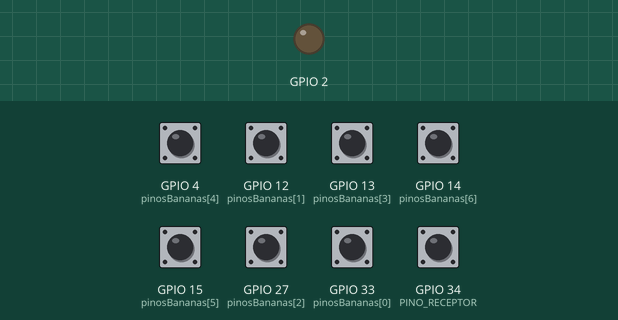
Bench run of a sketch on a simulated ESP32. Shown: output pins drawn as LEDs (lit = HIGH). Inputs (shaded band) come from the test bench; at power-on: GPIO 4 (pinosBananas[4]), GPIO 12 (pinosBananas[1]), GPIO 13 (pinosBananas[3]), GPIO 14 (pinosBananas[6]), GPIO 15 (pinosBananas[5]), GPIO 27 (pinosBananas[2]), GPIO 33 (pinosBananas[0]), GPIO 34 (PINO_RECEPTOR) HIGH. USB keyboard and mouse output is not drawn; what the sketch prints to the serial monitor is not drawn.

Above: at 3.8 s.
3.9 s: GPIO 4 (pinosBananas[4]) pulled LOW for 1.8 s
At 4.4 s:
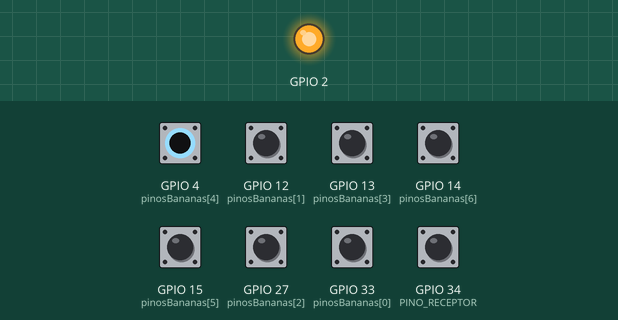
7.2 s: GPIO 12 (pinosBananas[1]) pulled LOW for 1.8 s
At 8.1 s:
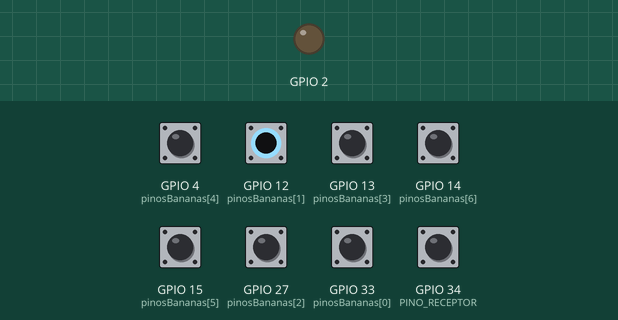
10.5 s: GPIO 13 (pinosBananas[3]) pulled LOW for 1.8 s
At 11.9 s:
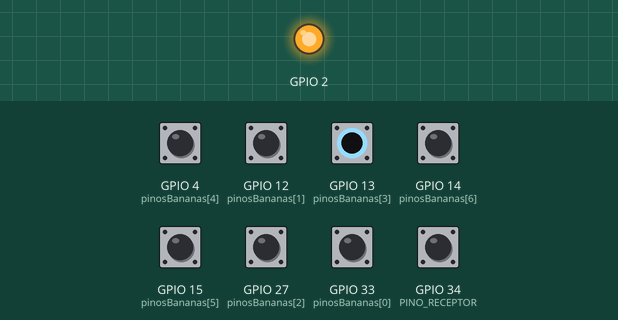
13.8 s: GPIO 4 (pinosBananas[4]) pulled LOW for 1.8 s
Timing chart, 0 to 16.8 s (numbered marks = the images above; inputs shaded):
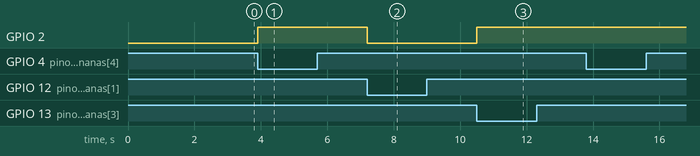

The sketch:

codigo_das_bananas-V2.ino
```cpp
// Branch Original utilizando apenas BleKeyboard para emulação de teclas BlueTooth
// Escolha um dos arquivos BleKeyboard ZIP na pasta 'downloads' do repositório e o importe para seu sketch.

// Aviso: Se utilzando a versão otimizada do BleKeyboard importe para o sketch a biblioteca NimBle-Arduino!
// Não precisa incluir a biblioteca NiBle-Arduino no codigo, só basta estar presente dentro do sketch.

#include <BleKeyboard.h>

//============== Definindo teclas ======================
String teclasAtuais[7] = {" ", " ", " ", " ", " ", " ", " "};
String teclas1[7] = {"1", "2", "3", "4", "5", "6", "7"};
String teclas2[7] = {"8", "9", "0", "q", "w", "e", "r"};
String teclas3[7] = {"t", "y", "u", "i", "o", "p", "a"};
String teclas4[7] = {"s", "d", "f", "g", "h", "j", "k"};
String teclas5[7] = {"l", "z", "x", "c", "v", "b", "n"};

int setTecla = 1;
int i = 0;
//======================================================

//==============Configurações Iniciais===================
bool teclaPressionada[7] = {false, false, false, false, false, false, false};
const int pinosBananas[7] = {33, 12, 27, 13, 4, 15, 14}; //4, 13, 12, 15, 14, 27, 33
const int PINO_RECEPTOR = 34;
BleKeyboard bleKeyboard("TecladoBanana", "Math e Thigas", 100);
//=======================================================

//=================== Setup ===========================
void setup() {

  pinMode(PINO_RECEPTOR, INPUT);

  for (int i = 0; i < 7; i++) {
    teclasAtuais[i] = teclas1[i];
  }

  for (int i = 0; i < 8; i++) {
    touchAttachInterrupt(pinosBananas[i], teclaTocada, 40);
    pinMode(pinosBananas[i], INPUT);
  }
  pinMode(2, OUTPUT);
  Serial.begin(115200);
  bleKeyboard.begin();
}
//=======================================================

//================= Loop Principal ======================
void loop() {

  Serial.println("Recebendo sinal: ");
  Serial.println(digitalRead(PINO_RECEPTOR) == 1);
  if (touchRead(4) < 22) { //  PINO_RECEPTOR) == 1
    Serial.print(" | Set de Teclas atualizado para!" + setTecla);
    if (setTecla > 4) {
      setTecla = 0;
    }
    setTecla++;
  }

  switch (setTecla) {
    case 1:
      for (i = 0; i < 7; i++) {
        teclasAtuais[i] = teclas1[i];
      }
      break;
    case 2:
      for (i = 0; i < 7; i++) {
        teclasAtuais[i] = teclas2[i];
      }
      break;
    case 3:
      for (i = 0; i < 7; i++) {
        teclasAtuais[i] = teclas3[i];
      }
      break;
    case 4:
      for (i = 0; i < 7; i++) {
        teclasAtuais[i] = teclas4[i];
      }
      break;
    case 5:
      for (i = 0; i < 7; i++) {
        teclasAtuais[i] = teclas5[i];
      }
      break;
  }

  //for (int i = 0; i < 7; i++) {
  //  Serial.println(teclasAtuais[i]);
  //}

  if(bleKeyboard.isConnected()) {
    Serial.println("Conectado!");
  } else {
    Serial.println("Desconectado!");
  }

  delay(1500);
}
//=======================================================

//============= Logica das Teclas/Pinos ===================
void teclaTocada() {
  for (int i = 0; i < 7; i++) {
    if (touchRead(pinosBananas[i]) < 22) { // Se a leitura do pino for menor que 22 significa que a tecla está pressionada.
      //Logica para pressionar a tecla .
      if (!teclaPressionada[i]) {
        teclaPressionada[i] = true;
        bleKeyboard.press(teclasAtuais[i][0]); // Pressiona a tecla
        digitalWrite(2, HIGH);
      }
      //Logica para despressionar tecla e evitar repetição
    } else {
      if (teclaPressionada[i]) {
        teclaPressionada[i] = false;
        bleKeyboard.release(teclasAtuais[i][0]);
        digitalWrite(2, LOW);
      }
    }
  }
  //=====================================================

}
```

Measured:
- after the input at 3.9 s, GPIO 2: LOW → HIGH at once
- after the input at 7.2 s, GPIO 2: HIGH → LOW at once
- after the input at 10.5 s, GPIO 2: LOW → HIGH at once
